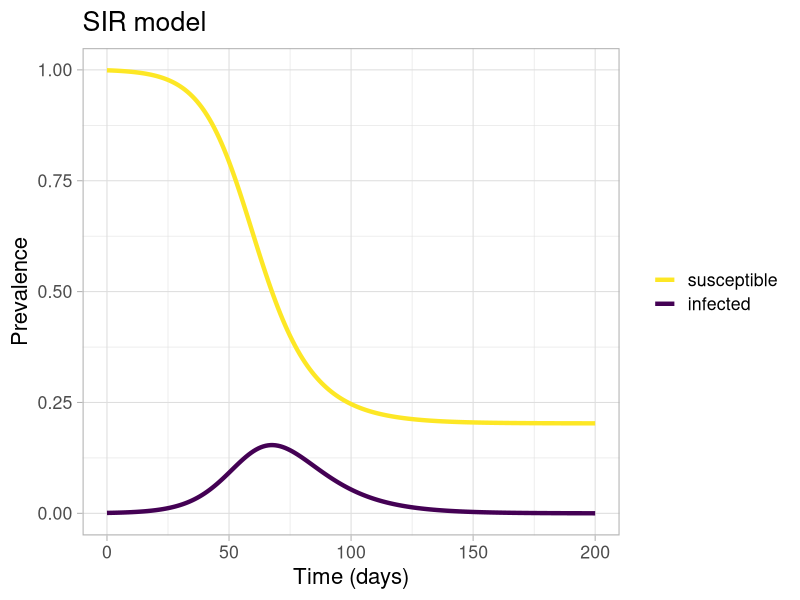
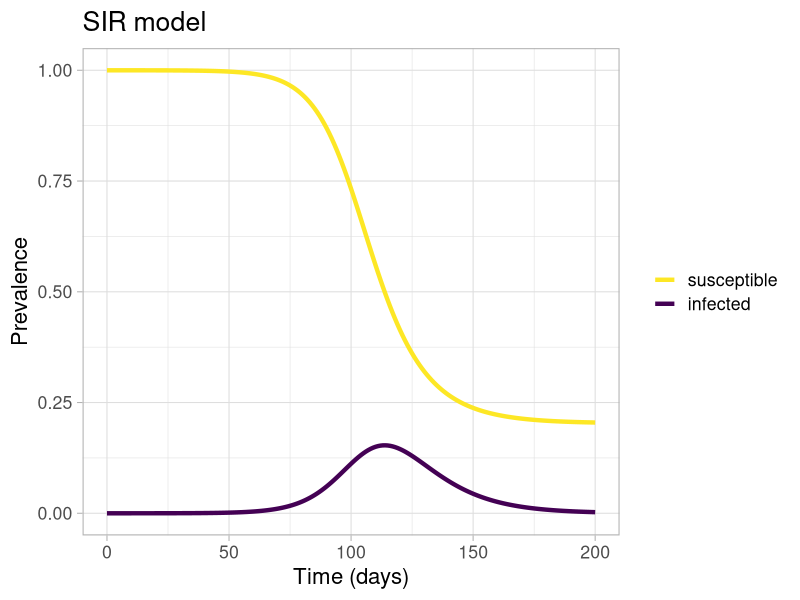
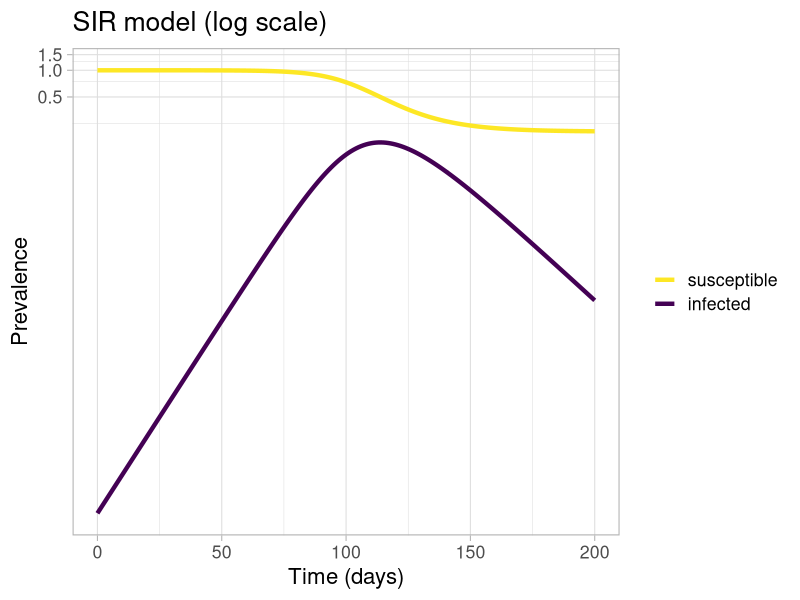
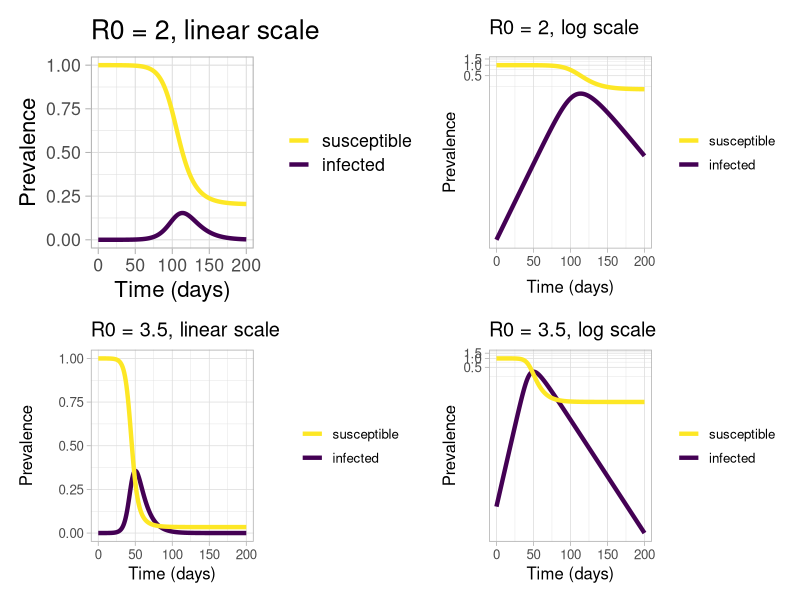
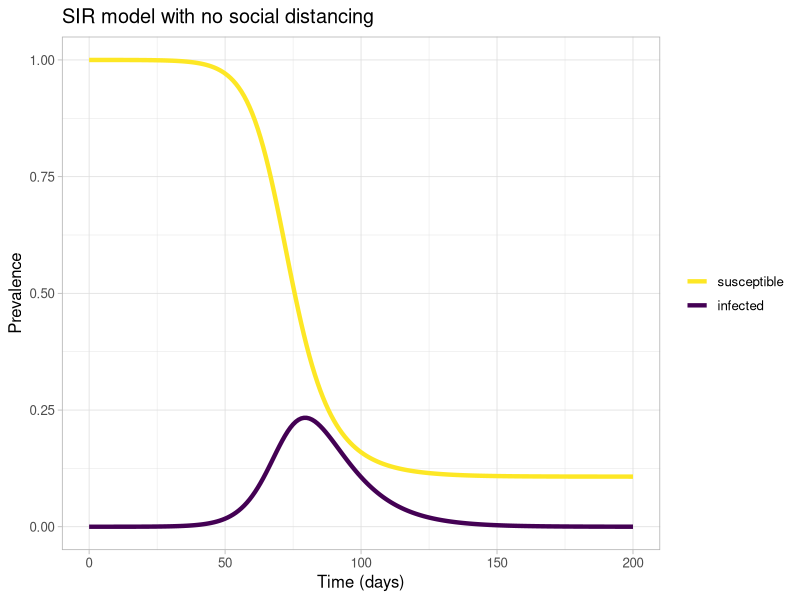
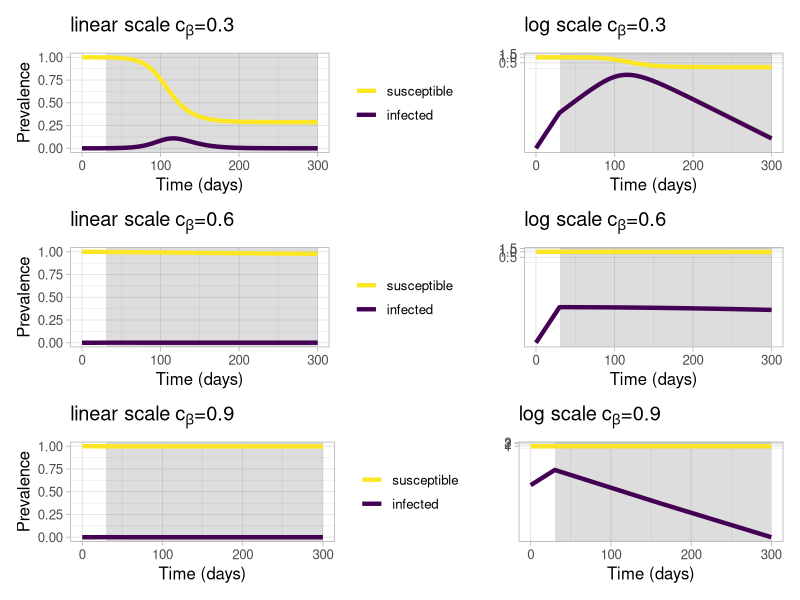
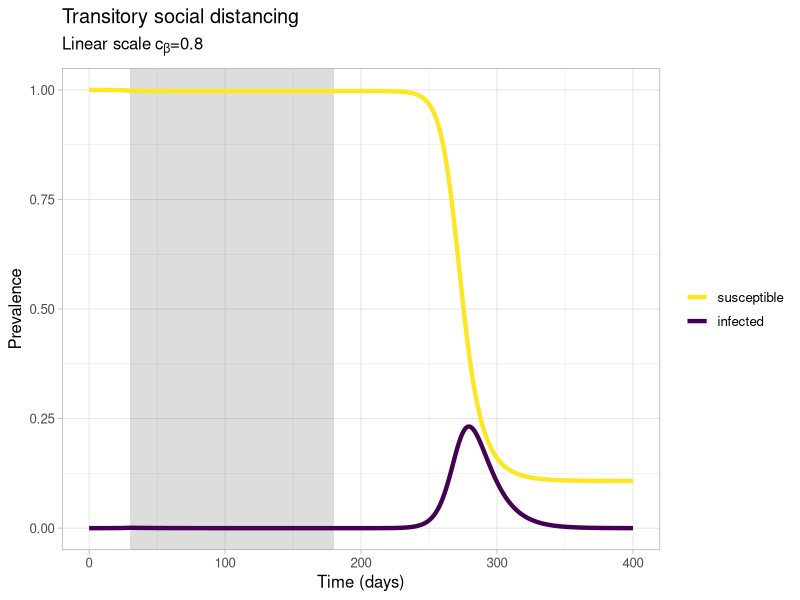
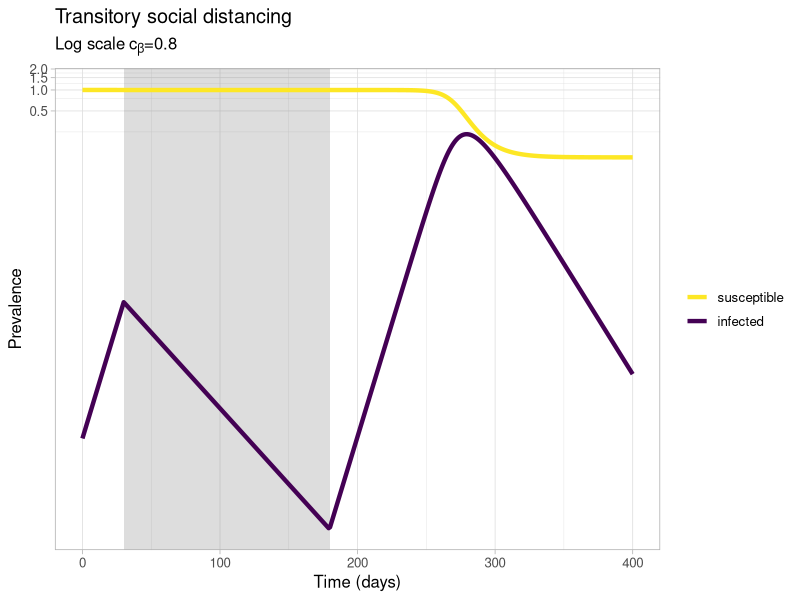

Generate these figures, in order, with R:
## ---- chunk 1
knitr::opts_chunk$set(echo = TRUE, cache = TRUE, dpi = 600, message = FALSE, warning = FALSE)
## ---- chunk 2
library(deSolve)
library(tidyverse)
theme_set(theme_light(base_size=16))
## ---- chunk 3
sir <- function(t, y, parms) {
# Pull state variables from y vector
S <- y[1]
I <- y[2]
R <- y[3]
# Pull parameter values from parms vector
beta <- parms["beta"]
gamma <- parms["gamma"]
N <- parms["N"]
# Define equations
dS <- - beta * S * I / N
dI <- beta * S * I / N - gamma * I
dR <- gamma * I
res <- c(dS, dI, dR)
# Return list of gradients
list(res)
}
## ---- chunk 4
init       <- c(S = 0.999, I = 0.001, R = 0)
parameters <- c(N = 1, beta = 0.2, gamma = 0.1)
times      <- seq(0, 200, by = 1)
## ---- chunk 5
out <- ode(y = init, times = times, func = sir, parms = parameters)
## ---- chunk 6
out %>% 
  as.data.frame() %>%
  pivot_longer(-time, names_to = 'compartment', values_to = 'prevalence') %>%
  mutate(compartment = recode(compartment, 
                              'S' = 'susceptible',
                              'I' = 'infected',
                              'R' = 'recovered')) %>%
  filter(compartment %in% c('susceptible','infected')) %>%
  ggplot() +
  aes(x = time, y = prevalence, color = compartment) +
  geom_line(lwd = 1.5) +
  labs(title = 'SIR model',
       x = 'Time (days)',
       y = 'Prevalence') + 
  scale_colour_viridis_d(name = NULL,
                         breaks = c('susceptible','infected'))
## ---- chunk 7
init       <- c(S = 1-1e-5, I = 1e-5, R = 0)
parameters <- c(mu = 0, N = 1, beta = 0.2, gamma = 0.1)
times      <- seq(0, 200, by = 1)
out <- ode(y = init, times = times, func = sir, parms = parameters)
out %>% 
  as.data.frame() %>%
  pivot_longer(-time, names_to = 'compartment', values_to = 'prevalence') %>%
  mutate(compartment = recode(compartment, 
                              'S' = 'susceptible',
                              'I' = 'infected',
                              'R' = 'recovered')) %>%
  filter(compartment %in% c('susceptible','infected')) %>%
  ggplot() +
  aes(x = time, y = prevalence, color = compartment) +
  geom_line(lwd = 1.5) +
  labs(title = 'SIR model',
       x = 'Time (days)',
       y = 'Prevalence') + 
  scale_colour_viridis_d(name = NULL,
                         breaks = c('susceptible','infected'))
## ---- chunk 8
init       <- c(S = 1-1e-5, I = 1e-5, R = 0)
parameters <- c(mu = 0, N = 1, beta = 0.2, gamma = 0.1)
times      <- seq(0, 200, by = 1)
out <- ode(y = init, times = times, func = sir, parms = parameters)
out %>% 
  as.data.frame() %>%
  pivot_longer(-time, names_to = 'compartment', values_to = 'prevalence') %>%
  mutate(compartment = recode(compartment, 
                              'S' = 'susceptible',
                              'I' = 'infected',
                              'R' = 'recovered')) %>%
  filter(compartment %in% c('susceptible','infected')) %>%
  ggplot() +
  aes(x = time, y = prevalence, color = compartment) +
  geom_line(lwd = 1.5) +
  labs(title = 'SIR model (log scale)',
       x = 'Time (days)',
       y = 'Prevalence') + 
  scale_colour_viridis_d(name = NULL,
                         breaks = c('susceptible','infected')) +
  coord_trans(y = "log10")
## ---- chunk 9
# R0 = 2
init       <- c(S = 1-1e-5, I = 1e-5, R = 0)
parameters <- c(mu = 0, N = 1, beta = 0.2, gamma = 0.1)
times      <- seq(0, 200, by = 1)
out <- ode(y = init, times = times, func = sir, parms = parameters)

linearRknot2 <- out %>% 
  as.data.frame() %>%
  pivot_longer(-time, names_to = 'compartment', values_to = 'prevalence') %>%
  mutate(compartment = recode(compartment, 
                              'S' = 'susceptible',
                              'I' = 'infected',
                              'R' = 'recovered')) %>%
  filter(compartment %in% c('susceptible','infected')) %>%
  ggplot() +
  aes(x = time, y = prevalence, color = compartment) +
  geom_line(lwd = 1.5) +
  labs(title = 'R0 = 2, linear scale',
       x = 'Time (days)',
       y = 'Prevalence') + 
  scale_colour_viridis_d(name = NULL,
                         breaks = c('susceptible','infected')) + 
  theme_set(theme_light(base_size=12))

init       <- c(S = 1-1e-5, I = 1e-5, R = 0)
parameters <- c(mu = 0, N = 1, beta = 0.2, gamma = 0.1)
times      <- seq(0, 200, by = 1)
out <- ode(y = init, times = times, func = sir, parms = parameters)

logRknot2 <- out %>% 
  as.data.frame() %>%
  pivot_longer(-time, names_to = 'compartment', values_to = 'prevalence') %>%
  mutate(compartment = recode(compartment, 
                              'S' = 'susceptible',
                              'I' = 'infected',
                              'R' = 'recovered')) %>%
  filter(compartment %in% c('susceptible','infected')) %>%
  ggplot() +
  aes(x = time, y = prevalence, color = compartment) +
  geom_line(lwd = 1.5) +
  labs(title = 'R0 = 2, log scale',
       x = 'Time (days)',
       y = 'Prevalence') + 
  scale_colour_viridis_d(name = NULL,
                         breaks = c('susceptible','infected')) +
  coord_trans(y = "log10") + 
  theme_set(theme_light(base_size=12))

# R0 = 3.5

init       <- c(S = 1-1e-5, I = 1e-5, R = 0)
parameters <- c(mu = 0, N = 1, beta = 0.35, gamma = 0.1)
times      <- seq(0, 200, by = 1)
out <- ode(y = init, times = times, func = sir, parms = parameters)

linearRknot35 <- out %>% 
  as.data.frame() %>%
  pivot_longer(-time, names_to = 'compartment', values_to = 'prevalence') %>%
  mutate(compartment = recode(compartment, 
                              'S' = 'susceptible',
                              'I' = 'infected',
                              'R' = 'recovered')) %>%
  filter(compartment %in% c('susceptible','infected')) %>%
  ggplot() +
  aes(x = time, y = prevalence, color = compartment) +
  geom_line(lwd = 1.5) +
  labs(title = 'R0 = 3.5, linear scale',
       x = 'Time (days)',
       y = 'Prevalence') + 
  scale_colour_viridis_d(name = NULL,
                         breaks = c('susceptible','infected')) + 
  theme_set(theme_light(base_size=12))

init       <- c(S = 1-1e-5, I = 1e-5, R = 0)
parameters <- c(mu = 0, N = 1, beta = 0.35, gamma = 0.1)
times      <- seq(0, 200, by = 1)
out <- ode(y = init, times = times, func = sir, parms = parameters)

logRknot35 <- out %>% 
  as.data.frame() %>%
  pivot_longer(-time, names_to = 'compartment', values_to = 'prevalence') %>%
  mutate(compartment = recode(compartment, 
                              'S' = 'susceptible',
                              'I' = 'infected',
                              'R' = 'recovered')) %>%
  filter(compartment %in% c('susceptible','infected')) %>%
  ggplot() +
  aes(x = time, y = prevalence, color = compartment) +
  geom_line(lwd = 1.5) +
  labs(title = 'R0 = 3.5, log scale',
       x = 'Time (days)',
       y = 'Prevalence') + 
  scale_colour_viridis_d(name = NULL,
                         breaks = c('susceptible','infected')) +
  coord_trans(y = "log10") + 
  theme_set(theme_light(base_size=12))

library(patchwork)
linearRknot2 + logRknot2 + linearRknot35 + logRknot35 
## ---- chunk 10
sirSD <- function(t, y, parms) {
# Pull state variables from y vector
S <- y[1]
I <- y[2]
R <- y[3]
# Pull parameter values from parms vector
beta <- parms["beta"]
gamma <- parms["gamma"]
N <- parms["N"]
cbeta <- parms["cbeta"]
cgamma <- parms["cgamma"]
tSD <- parms["tSD"]
betaSD <- beta * (1 - cbeta)
gammaSD <- gamma * (1 + cgamma)
# Define equations
if (t <= tSD){
  dS <- - beta * S * I/N
  dI <- beta * S * I/N - gamma * I
  dR <- gamma * I
}
else{
  dS <- - betaSD * S * I/N
  dI <- betaSD * S * I/N - gammaSD * I
  dR <- gammaSD * I
}
res <- c(dS, dI, dR)
# Return list of gradients
list(res)
}
## ---- chunk 11
init       <- c(S = 1-1e-5, I = 1e-5, R = 0)
parameters <- c(N = 1, beta = 0.25, gamma = 0.1, cbeta = 0, cgamma = 0, tSD = 0)
times      <- seq(0, 200, by = 1)

out <- ode(y = init, times = times, func = sirSD, parms = parameters)

res <- out %>% 
  as.data.frame() %>%
  pivot_longer(-time, names_to = 'compartment', values_to = 'prevalence') %>%
  mutate(compartment = recode(compartment, 
                              'S' = 'susceptible',
                              'I' = 'infected',
                              'R' = 'recovered')) %>%
  filter(compartment %in% c('susceptible','infected'))

  ggplot() +
  geom_line(dat = res, aes(x = time, y = prevalence, color = compartment), lwd = 1.5) +
  labs(title = 'SIR model with no social distancing',
       x = 'Time (days)',
       y = 'Prevalence') + 
  scale_colour_viridis_d(name = NULL,
                         breaks = c('susceptible','infected'))
## ---- chunk 12
## c_beta = 0.3

init       <- c(S = 1-1e-5, I = 1e-5, R = 0)
parameters <- c(N = 1, beta = 0.25, gamma = 0.1, cbeta = 0.3, cgamma = 0, tSD = 30)
times      <- seq(0, 300, by = 1)
rects <- data.frame(xstart = 30,
                xend = 300,
                ystart = -Inf,
                yend = Inf)
out <- ode(y = init, times = times, func = sirSD, parms = parameters)

res <- out %>% 
  as.data.frame() %>%
  pivot_longer(-time, names_to = 'compartment', values_to = 'prevalence') %>%
  mutate(compartment = recode(compartment, 
                              'S' = 'susceptible',
                              'I' = 'infected',
                              'R' = 'recovered')) %>%
  filter(compartment %in% c('susceptible','infected'))

linearcb03 <- ggplot() +
  geom_rect(data = rects, aes(xmin = xstart, xmax = xend, 
            ymin = ystart, ymax = yend), alpha = 0.2) + 
  geom_line(dat = res, aes(x = time, y = prevalence, color = compartment), lwd = 1.5) +
  labs(title = expression(paste('linear scale',~c[beta],'=0.3')),
       x = 'Time (days)',
       y = 'Prevalence') + 
  scale_colour_viridis_d(name = NULL,
                         breaks = c('susceptible','infected')) 

init       <- c(S = 1-1e-5, I = 1e-5, R = 0)
parameters <- c(N = 1, beta = 0.25, gamma = 0.1, cbeta = 0.3, cgamma = 0, tSD = 30)
times      <- seq(0, 300, by = 1)
rects <- data.frame(xstart = 30,
                xend = 300,
                ystart = -Inf,
                yend = Inf)
out <- ode(y = init, times = times, func = sirSD, parms = parameters)

res <- out %>% 
  as.data.frame() %>%
  pivot_longer(-time, names_to = 'compartment', values_to = 'prevalence') %>%
  mutate(compartment = recode(compartment, 
                              'S' = 'susceptible',
                              'I' = 'infected',
                              'R' = 'recovered')) %>%
  filter(compartment %in% c('susceptible','infected'))

logcb03 <- ggplot() +
  geom_rect(data = rects, aes(xmin = xstart, xmax = xend, 
            ymin = ystart, ymax = yend), alpha = 0.2) + 
  geom_line(dat = res, aes(x = time, y = prevalence, color = compartment), lwd = 1.5) +
  labs(title = expression(paste('log scale',~c[beta],'=0.3')),
       x = 'Time (days)',
       y = '') + 
  scale_colour_viridis_d(name = NULL,
                         breaks = c('susceptible','infected'))+
  coord_trans(y = "log10")+ 
  theme(legend.position = "none")

## c_beta = 0.6

init       <- c(S = 1-1e-5, I = 1e-5, R = 0)
parameters <- c(N = 1, beta = 0.25, gamma = 0.1, cbeta = 0.6, cgamma = 0, tSD = 30)
times      <- seq(0, 300, by = 1)
rects <- data.frame(xstart = 30,
                xend = 300,
                ystart = -Inf,
                yend = Inf)
out <- ode(y = init, times = times, func = sirSD, parms = parameters)

res <- out %>% 
  as.data.frame() %>%
  pivot_longer(-time, names_to = 'compartment', values_to = 'prevalence') %>%
  mutate(compartment = recode(compartment, 
                              'S' = 'susceptible',
                              'I' = 'infected',
                              'R' = 'recovered')) %>%
  filter(compartment %in% c('susceptible','infected'))

linearcb06 <- ggplot() +
  geom_rect(data = rects, aes(xmin = xstart, xmax = xend, 
            ymin = ystart, ymax = yend), alpha = 0.2) + 
  geom_line(dat = res, aes(x = time, y = prevalence, color = compartment), lwd = 1.5) +
  labs(title = expression(paste('linear scale',~c[beta],'=0.6')),
       x = 'Time (days)',
       y = 'Prevalence') + 
  scale_colour_viridis_d(name = NULL,
                         breaks = c('susceptible','infected'))

init       <- c(S = 1-1e-5, I = 1e-5, R = 0)
parameters <- c(N = 1, beta = 0.25, gamma = 0.1, cbeta = 0.6, cgamma = 0, tSD = 30)
times      <- seq(0, 300, by = 1)
rects <- data.frame(xstart = 30,
                xend = 300,
                ystart = -Inf,
                yend = Inf)
out <- ode(y = init, times = times, func = sirSD, parms = parameters)

res <- out %>% 
  as.data.frame() %>%
  pivot_longer(-time, names_to = 'compartment', values_to = 'prevalence') %>%
  mutate(compartment = recode(compartment, 
                              'S' = 'susceptible',
                              'I' = 'infected',
                              'R' = 'recovered')) %>%
  filter(compartment %in% c('susceptible','infected'))

logcb06 <- ggplot() +
  geom_rect(data = rects, aes(xmin = xstart, xmax = xend, 
            ymin = ystart, ymax = yend), alpha = 0.2) + 
  geom_line(dat = res, aes(x = time, y = prevalence, color = compartment), lwd = 1.5) +
  labs(title = expression(paste('log scale',~c[beta],'=0.6')),
       x = 'Time (days)',
       y = '') + 
  scale_colour_viridis_d(name = NULL,
                         breaks = c('susceptible','infected'))+
  coord_trans(y = "log10")+ 
  theme(legend.position = "none")

## c_beta = 0.9

init       <- c(S = 1-1e-5, I = 1e-5, R = 0)
parameters <- c(N = 1, beta = 0.25, gamma = 0.1, cbeta = 0.9, cgamma = 0, tSD = 30)
times      <- seq(0, 300, by = 1)
rects <- data.frame(xstart = 30,
                xend = 300,
                ystart = -Inf,
                yend = Inf)
out <- ode(y = init, times = times, func = sirSD, parms = parameters)

res <- out %>% 
  as.data.frame() %>%
  pivot_longer(-time, names_to = 'compartment', values_to = 'prevalence') %>%
  mutate(compartment = recode(compartment, 
                              'S' = 'susceptible',
                              'I' = 'infected',
                              'R' = 'recovered')) %>%
  filter(compartment %in% c('susceptible','infected'))

linearcb09 <- ggplot() +
  geom_rect(data = rects, aes(xmin = xstart, xmax = xend, 
            ymin = ystart, ymax = yend), alpha = 0.2) + 
  geom_line(dat = res, aes(x = time, y = prevalence, color = compartment), lwd = 1.5) +
  labs(title = expression(paste('linear scale',~c[beta],'=0.9')),
       x = 'Time (days)',
       y = 'Prevalence') + 
  scale_colour_viridis_d(name = NULL,
                         breaks = c('susceptible','infected'))

init       <- c(S = 1-1e-5, I = 1e-5, R = 0)
parameters <- c(N = 1, beta = 0.25, gamma = 0.1, cbeta = 0.9, cgamma = 0, tSD = 30)
times      <- seq(0, 300, by = 1)
rects <- data.frame(xstart = 30,
                xend = 300,
                ystart = -Inf,
                yend = Inf)
out <- ode(y = init, times = times, func = sirSD, parms = parameters)

res <- out %>% 
  as.data.frame() %>%
  pivot_longer(-time, names_to = 'compartment', values_to = 'prevalence') %>%
  mutate(compartment = recode(compartment, 
                              'S' = 'susceptible',
                              'I' = 'infected',
                              'R' = 'recovered')) %>%
  filter(compartment %in% c('susceptible','infected'))

logcb09 <- ggplot() +
  geom_rect(data = rects, aes(xmin = xstart, xmax = xend, 
            ymin = ystart, ymax = yend), alpha = 0.2) + 
  geom_line(dat = res, aes(x = time, y = prevalence, color = compartment), lwd = 1.5) +
  labs(title = expression(paste('log scale',~c[beta],'=0.9')),
       x = 'Time (days)',
       y = '') + 
  scale_colour_viridis_d(name = NULL,
                         breaks = c('susceptible','infected')) +
  coord_trans(y = "log10")+ 
  theme(legend.position = "none")

(linearcb03 | logcb03) / 
(linearcb06 | logcb06) /
(linearcb09 | logcb09)
## ---- chunk 13
sirSDtransitory <- function(t, y, parms) {
# Pull state variables from y vector
S <- y[1]
I <- y[2]
R <- y[3]
# Pull parameter values from parms vector
beta <- parms["beta"]
gamma <- parms["gamma"]
N <- parms["N"]
cbeta <- parms["cbeta"]
cgamma <- parms["cgamma"]
tSDmin <- parms["tSDmin"]
tSDmax <- parms["tSDmax"]
betaSD <- beta * (1 - cbeta)
gammaSD <- gamma * (1 + cgamma)
# Define equations
if (t <= tSDmax & t > tSDmin){
  dS <- - betaSD * S * I/N
  dI <- betaSD * S * I/N - gammaSD * I
  dR <- gammaSD * I
}
else{
  dS <- - beta * S * I/N
  dI <- beta * S * I/N - gamma * I
  dR <- gamma * I
}
res <- c(dS, dI, dR)
# Return list of gradients
list(res)
}
## ---- chunk 14
init       <- c(S = 1-1e-5, I = 1e-5, R = 0)
parameters <- c(mu = 0, N = 1, beta = 0.25, gamma = 0.1, cbeta = 0.8, cgamma = 0, tSDmin = 30, tSDmax = 180)
times      <- seq(0, 400, by = 1)
rects <- data.frame(xstart = 30,
                xend = 180,
                ystart = -Inf,
                yend = Inf)
out <- ode(y = init, times = times, func = sirSDtransitory, parms = parameters)

res <- out %>% 
  as.data.frame() %>%
  pivot_longer(-time, names_to = 'compartment', values_to = 'prevalence') %>%
  mutate(compartment = recode(compartment, 
                              'S' = 'susceptible',
                              'I' = 'infected',
                              'R' = 'recovered')) %>%
  filter(compartment %in% c('susceptible','infected'))

  ggplot() +
  geom_rect(data = rects, aes(xmin = xstart, xmax = xend, 
            ymin = ystart, ymax = yend), alpha = 0.2) + 
  geom_line(dat = res, aes(x = time, y = prevalence, color = compartment), lwd = 1.5) +
  labs(title = 'Transitory social distancing',
       subtitle = expression(paste('Linear scale',~c[beta],'=0.8')),
       x = 'Time (days)',
       y = 'Prevalence') + 
  scale_colour_viridis_d(name = NULL,
                         breaks = c('susceptible','infected'))
## ---- chunk 15
init       <- c(S = 1-1e-5, I = 1e-5, R = 0)
parameters <- c(mu = 0, N = 1, beta = 0.25, gamma = 0.1, cbeta = 0.8, cgamma = 0, tSDmin = 30, tSDmax = 180)
times      <- seq(0, 400, by = 1)
rects <- data.frame(xstart = 30,
                xend = 180,
                ystart = -Inf,
                yend = Inf)
out <- ode(y = init, times = times, func = sirSDtransitory, parms = parameters)

res <- out %>% 
  as.data.frame() %>%
  pivot_longer(-time, names_to = 'compartment', values_to = 'prevalence') %>%
  mutate(compartment = recode(compartment, 
                              'S' = 'susceptible',
                              'I' = 'infected',
                              'R' = 'recovered')) %>%
  filter(compartment %in% c('susceptible','infected'))

  ggplot() +
  geom_rect(data = rects, aes(xmin = xstart, xmax = xend, 
            ymin = ystart, ymax = yend), alpha = 0.2) + 
  geom_line(dat = res, aes(x = time, y = prevalence, color = compartment), lwd = 1.5) +
  labs(title = 'Transitory social distancing',
       subtitle = expression(paste('Log scale',~c[beta],'=0.8')),
       x = 'Time (days)',
       y = 'Prevalence') + 
  scale_colour_viridis_d(name = NULL,
                         breaks = c('susceptible','infected')) +
  coord_trans(y = "log10")
## ---- chunk 16
init       <- c(S = 1-1e-5, I = 1e-5, R = 0)
parameters <- c(mu = 0, N = 1, beta = 0.25, gamma = 0.1, cbeta = 0.4, cgamma = 0, tSDmin = 30, tSDmax = 180)
times      <- seq(0, 400, by = 1)
rects <- data.frame(xstart = 30,
                xend = 180,
                ystart = -Inf,
                yend = Inf)
out <- ode(y = init, times = times, func = sirSDtransitory, parms = parameters)

res <- out %>% 
  as.data.frame() %>%
  pivot_longer(-time, names_to = 'compartment', values_to = 'prevalence') %>%
  mutate(compartment = recode(compartment, 
                              'S' = 'susceptible',
                              'I' = 'infected',
                              'R' = 'recovered')) %>%
  filter(compartment %in% c('susceptible','infected'))

  ggplot() +
  geom_rect(data = rects, aes(xmin = xstart, xmax = xend, 
            ymin = ystart, ymax = yend), alpha = 0.2) + 
  geom_line(dat = res, aes(x = time, y = prevalence, color = compartment), lwd = 1.5) +
  labs(title = 'Transitory social distancing',
       subtitle = expression(paste('Log scale',~c[beta],'=0.4')),
       x = 'Time (days)',
       y = 'Prevalence') + 
  scale_colour_viridis_d(name = NULL,
                         breaks = c('susceptible','infected')) +
  coord_trans(y = "log10")
## ---- chunk 17
init       <- c(S = 1-1e-5, I = 1e-5, R = 0)
parameters <- c(mu = 0, N = 1, beta = 0.25, gamma = 0.1, cbeta = 0.4, cgamma = 0, tSDmin = 30, tSDmax = 180)
times      <- seq(0, 400, by = 1)
rects <- data.frame(xstart = 30,
                xend = 180,
                ystart = -Inf,
                yend = Inf)
out <- ode(y = init, times = times, func = sirSDtransitory, parms = parameters)

res <- out %>% 
  as.data.frame() %>%
  pivot_longer(-time, names_to = 'compartment', values_to = 'prevalence') %>%
  mutate(compartment = recode(compartment, 
                              'S' = 'susceptible',
                              'I' = 'infected',
                              'R' = 'recovered')) %>%
  filter(compartment %in% c('susceptible','infected'))

  ggplot() +
  geom_rect(data = rects, aes(xmin = xstart, xmax = xend, 
            ymin = ystart, ymax = yend), alpha = 0.2) + 
  geom_line(dat = res, aes(x = time, y = prevalence, color = compartment), lwd = 1.5) +
  labs(title = 'Transitory social distancing',
       subtitle = expression(paste('Linear scale',~c[beta],'=0.4')),
       x = 'Time (days)',
       y = 'Prevalence (log)') + 
  scale_colour_viridis_d(name = NULL,
                         breaks = c('susceptible','infected'))
## ---- chunk 18
sirSDbouts <- function(t, y, parms) {
# Pull state variables from y vector
S <- y[1]
I <- y[2]
R <- y[3]
# Pull parameter values from parms vector
beta <- parms["beta"]
gamma <- parms["gamma"]
N <- parms["N"]
cbeta <- parms["cbeta"]
cgamma <- parms["cgamma"]
tSDmin1 <- parms["tSDmin1"]
tSDmax1 <- parms["tSDmax1"]
tSDmin2 <- parms["tSDmin2"]
tSDmax2 <- parms["tSDmax2"]
tSDmin3 <- parms["tSDmin3"]
tSDmax3 <- parms["tSDmax3"]
betaSD <- beta * (1 - cbeta)
gammaSD <- gamma * (1 + cgamma)
# Define equations
if ((t <= tSDmax1 & t > tSDmin1) | (t <= tSDmax2 & t > tSDmin2) | (t <= tSDmax3 & t > tSDmin3)){
  dS <- - betaSD * S * I/N
  dI <- betaSD * S * I/N - gammaSD * I
  dR <- gammaSD * I
} 
else{
  dS <- - beta * S * I/N
  dI <- beta * S * I/N - gamma * I
  dR <- gamma * I
  
}
res <- c(dS, dI, dR)
# Return list of gradients
list(res)
}
## ---- chunk 19
init <- c(S = 1-1e-5, I = 1e-5, R = 0)
parameters <- c(N = 1, beta = 0.25, gamma = 0.1, cbeta = 0.9, cgamma = 0, 
                tSDmin1 = 30, tSDmax1 = 100,
                tSDmin2 = 130, tSDmax2 = 200,
                tSDmin3 = 230, tSDmax3 = 300)
times      <- seq(0, 300, by = 1)
rects <- data.frame(xstart = c(30,130,230),
                xend = c(100,200,300),
                ystart = c(-Inf,-Inf,-Inf),
                yend = c(Inf,Inf,Inf))
out <- ode(y = init, times = times, func = sirSDbouts, parms = parameters)

res <- out %>% 
  as.data.frame() %>%
  pivot_longer(-time, names_to = 'compartment', values_to = 'prevalence') %>%
  mutate(compartment = recode(compartment, 
                              'S' = 'susceptible',
                              'I' = 'infected',
                              'R' = 'recovered')) %>%
  filter(compartment %in% c('susceptible','infected'))

  ggplot() +
  geom_rect(data = rects, aes(xmin = xstart, xmax = xend, 
            ymin = ystart, ymax = yend), alpha = 0.2) + 
  geom_line(dat = res, aes(x = time, y = prevalence, color = compartment), lwd = 1.5) +
  labs(title = 'Multiple bouts social distancing',
       subtitle = expression(paste('Linear scale',~c[beta],'=0.9')),
       x = 'Time (days)',
       y = 'Prevalence') + 
  scale_colour_viridis_d(name = NULL,
                         breaks = c('susceptible','infected'))
## ---- chunk 20
init <- c(S = 1-1e-5, I = 1e-5, R = 0)
parameters <- c(mu = 0, N = 1, beta = 0.25, gamma = 0.1, cbeta = 0.9, cgamma = 0, 
                tSDmin1 = 30, tSDmax1 = 100,
                tSDmin2 = 130, tSDmax2 = 200,
                tSDmin3 = 230, tSDmax3 = 300)
times      <- seq(0, 300, by = 1)
rects <- data.frame(xstart = c(30,130,230),
                xend = c(100,200,300),
                ystart = c(-Inf,-Inf,-Inf),
                yend = c(Inf,Inf,Inf))
out <- ode(y = init, times = times, func = sirSDbouts, parms = parameters)

res <- out %>% 
  as.data.frame() %>%
  pivot_longer(-time, names_to = 'compartment', values_to = 'prevalence') %>%
  mutate(compartment = recode(compartment, 
                              'S' = 'susceptible',
                              'I' = 'infected',
                              'R' = 'recovered')) %>%
  filter(compartment %in% c('susceptible','infected'))

  ggplot() +
  geom_rect(data = rects, aes(xmin = xstart, xmax = xend, 
            ymin = ystart, ymax = yend), alpha = 0.2) + 
  geom_line(dat = res, aes(x = time, y = prevalence, color = compartment), lwd = 1.5) +
  labs(title = 'Multiple bouts social distancing',
       subtitle = expression(paste('Log scale',~c[beta],'=0.9')),
       x = 'Time (days)',
       y = 'Prevalence (log)') + 
  scale_colour_viridis_d(name = NULL,
                         breaks = c('susceptible','infected')) +
  coord_trans(y = "log10")
